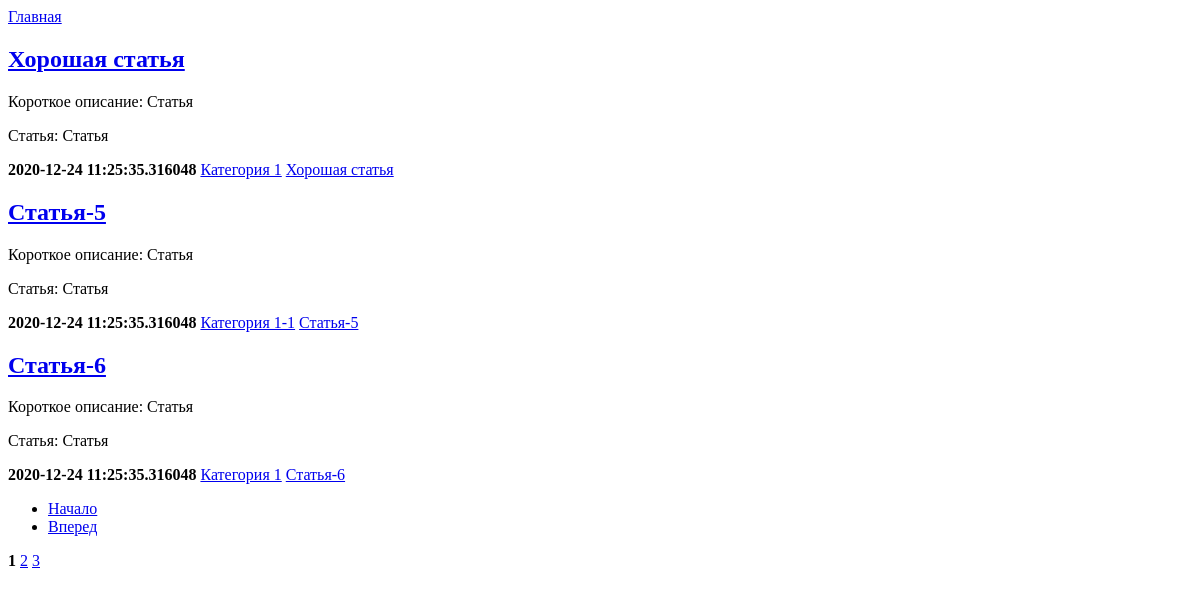
The page /articles/ on the database as committed earlier.
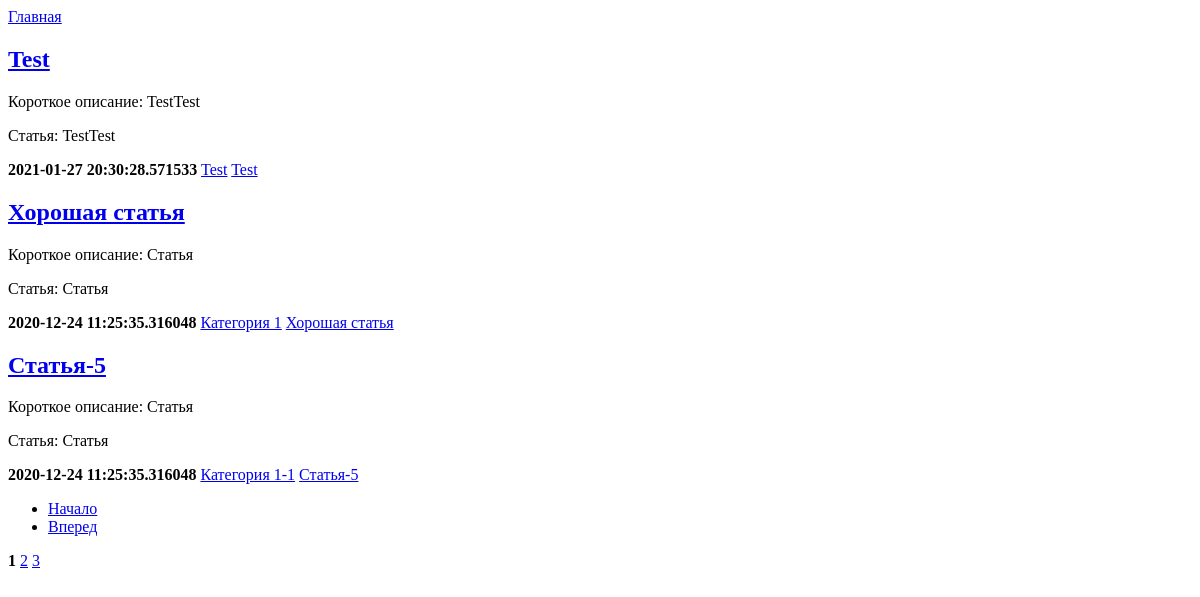
The same page on the database as committed later.
### cms/models.py (models this page shows)
class Articles(db.Model):
    id = db.Column(db.Integer, primary_key=True)
    title = db.Column(db.String(255), nullable=True)
    short_description = db.Column(db.String(255), nullable=False)
    article = db.Column(db.Text, nullable=True)
    date_publisher = db.Column(db.DateTime(), default=datetime.datetime.now())
    slug_art = db.Column(db.String(255), nullable=True, unique=True)
    category_id = db.Column(db.Integer, db.ForeignKey('category.id'))

class Category(db.Model):
    id = db.Column(db.Integer, primary_key=True)
    name_category = db.Column(db.String(255), nullable=True)
    slug_cat = db.Column(db.String(255), nullable=True, unique=True)
    article_one = db.relationship('Articles', backref='category_owner')

### cms/articles/views.py (the view)
@articles_blueprint.route('/articles/', methods=['GET'], defaults={"page": 1})
@articles_blueprint.route('/articles/<int:page>/', methods=['GET'])
def get_all_articles(page):
    page = page
    per_page = 3  # Количество статей на 1 странице
    articles = Articles.query.order_by(Articles.date_publisher.desc()).paginate(page, per_page, error_out=True)
    return render_template('user_templates/articles/get_all_articles.html', articles=articles)

### cms/templates/user_templates/articles/get_all_articles.html (shortened to what this page needs)
<!DOCTYPE html>
<html lang="en">
<head>
</head>
<body>
<a href="/">Главная</a>
{% for i in articles.items %}
<h2><a href="/articles/{{i.slug_art}}/">{{i.title}}</a></h2>
<p>Короткое описание: {{i.short_description}}</p>
<p>Статья: {{i.article}}</p>
<b>{{i.date_publisher}}</b>
<a href="/category/{{i.category_owner.slug_cat}}/">{{i.category_owner.name_category}}</a>
<a href="/articles/{{i.slug_art}}/">{{i.title}}</a>
{% endfor %}
<ul class="pagination">
    {% if articles.has_prev %}
    <li class="page-item"> <a class="page-link" href="{{ url_for('articles.get_all_articles', page=articles.prev_num) }}">Назад</a></li>
    {% else %}
    <li class="page-item"><a class="page-link btn disabled" href="#">Начало</a></li>
    {% endif %}
    {% if articles.has_next %}
    <li class="page-item"> <a class="page-link" href="{{ url_for('articles.get_all_articles', page=articles.next_num) }}">Вперед</a></li>
    {% else %}
    <li class="page-item"><a class="page-link btn disabled" href="#">Конец</a></li>
    {% endif %}
</ul>
<div class=pagination>
    {% for page in articles.iter_pages() %}
    {% if page %}
    {% if page != articles.page %}
    <a href="{{ url_for('articles.get_all_articles', page=page) }}">{{ page }}</a>
    {% else %}
    <strong>{{ page }}</strong>
    {% endif %}
    {% else %}
    <span class=ellipsis>…</span>
    {% endif %}
    {% endfor %}
</div>
</body>
</html>

Rows that differ between the two databases and show on the page:
no longer on this page (row unchanged): Articles: title "Статья-6", short_description "Статья", article "Статья", date_publisher "2020-12-24 11:25:35.316048", category_owner.name_category "Категория 1"
added Articles: title "Test", short_description "TestTest", article "TestTest", date_publisher "2021-01-27 20:30:28.571533", category_owner.name_category "Test"
